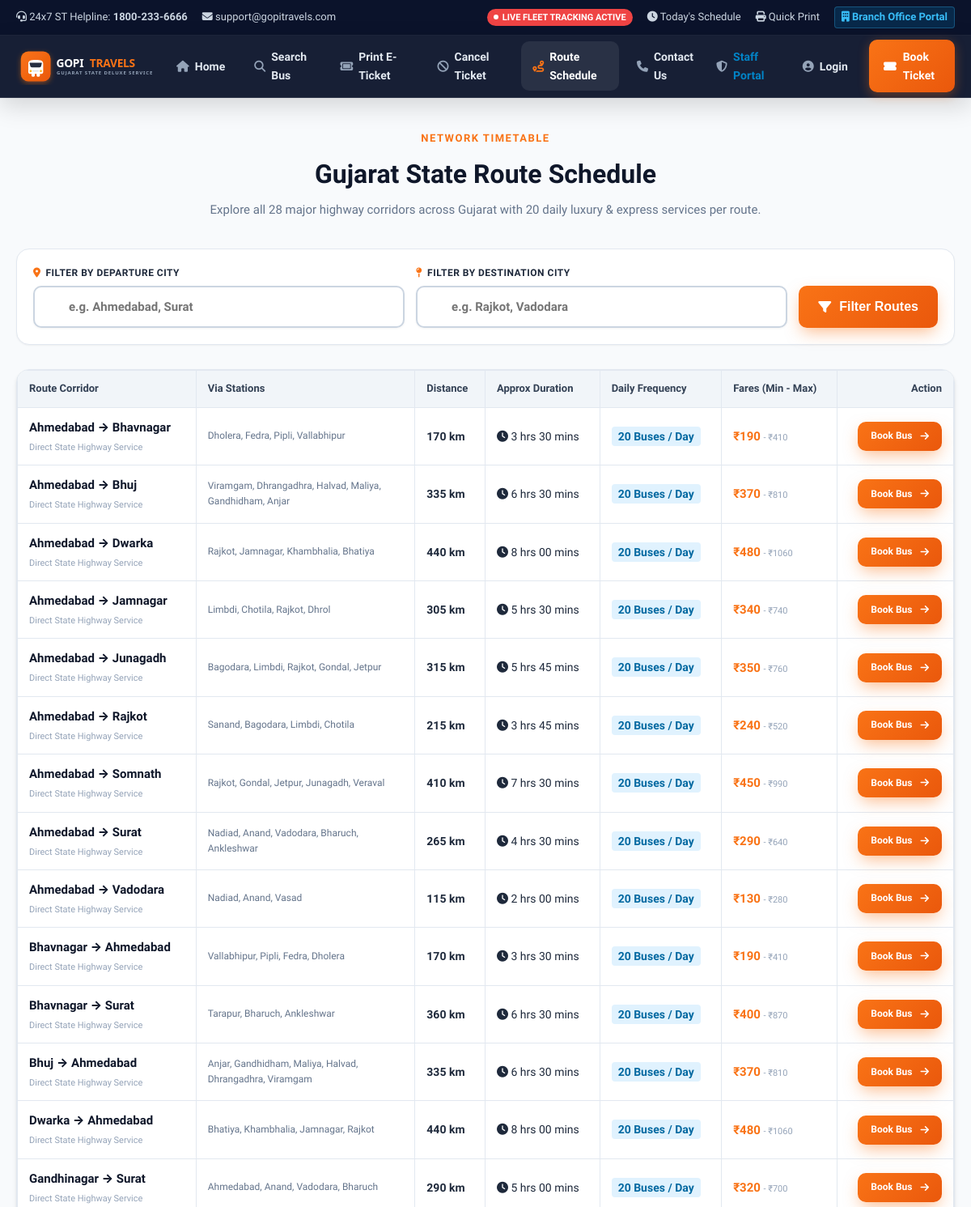
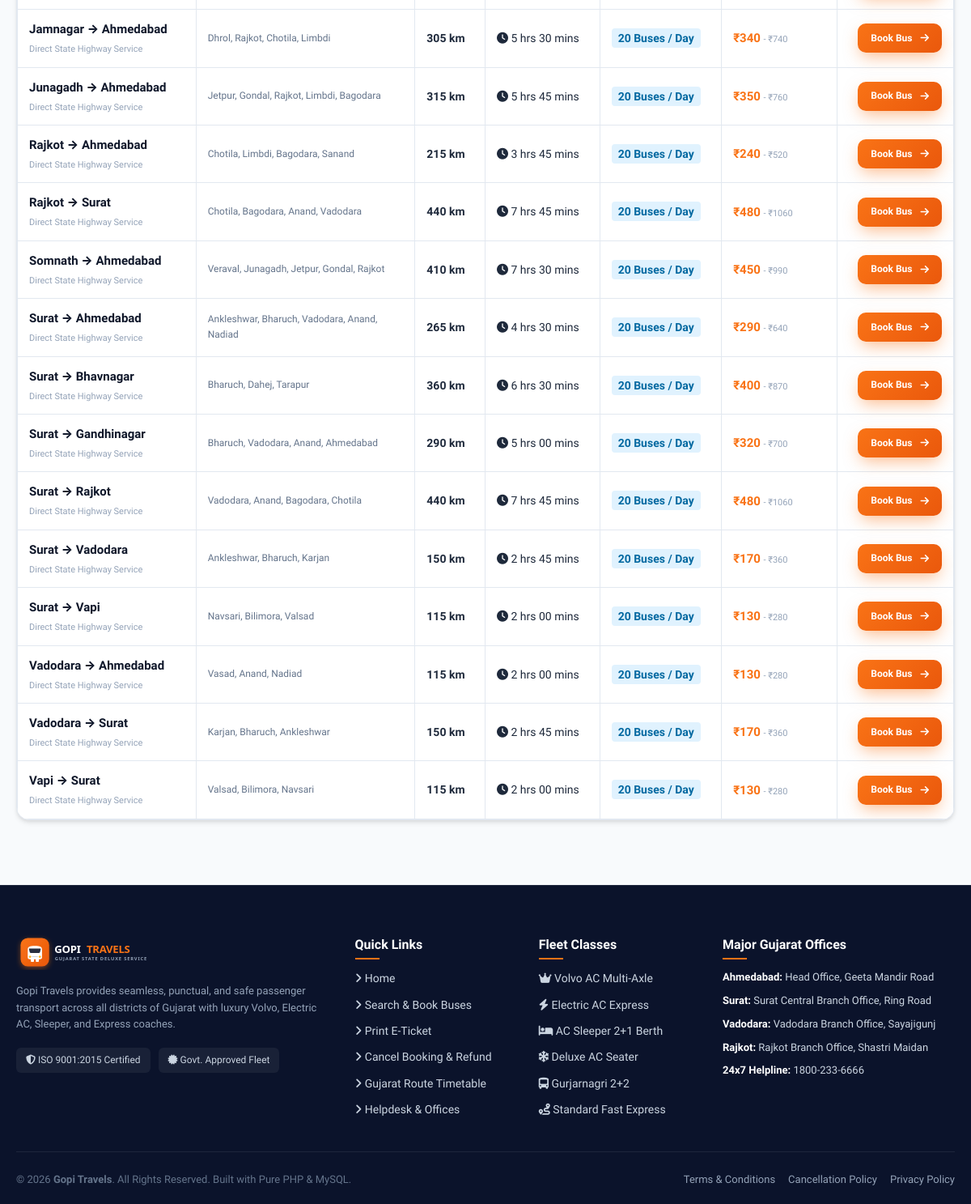
Page /routes.php on the committed database (2 pictures, top to bottom).
### tables this page shows
CREATE TABLE `routes` (
  `id` INT AUTO_INCREMENT PRIMARY KEY,
  `source_city` VARCHAR(100) NOT NULL,
  `destination_city` VARCHAR(100) NOT NULL,
  `distance_km` INT NOT NULL,
  `estimated_time` VARCHAR(50) NOT NULL,
  `via_cities` VARCHAR(255) DEFAULT NULL,
  `created_at` TIMESTAMP DEFAULT CURRENT_TIMESTAMP,
  INDEX (`source_city`),
  INDEX (`destination_city`)
);

### routes.php (the view, shortened to what this page needs)
<?php
require_once __DIR__ . '/includes/header.php';
$pdo = get_db_connection();
$searchSource = isset($_GET['from_city']) ? sanitize($_GET['from_city']) : '';
$searchDest = isset($_GET['to_city']) ? sanitize($_GET['to_city']) : '';
$routes = [];
if ($pdo) {
    $sql = "SELECT r.*, COUNT(b.id) as total_buses, MIN(b.fare) as min_fare, MAX(b.fare) as max_fare
            FROM routes r
            LEFT JOIN buses b ON r.id = b.route_id
            WHERE 1=1";
    $params = [];
    $sql .= " GROUP BY r.id ORDER BY r.source_city ASC, r.destination_city ASC";
    $stmt = $pdo->prepare($sql);
    $stmt->execute($params);
    $routes = $stmt->fetchAll();
}
?>
<div class="container" style="padding: 40px 20px 80px;">
    <div style="text-align: center; max-width: 700px; margin: 0 auto 36px;">
        <span class="section-tag">Network Timetable</span>
        <h1 style="font-size: 32px; font-weight: 800; color: #0f172a;">Gujarat State Route Schedule</h1>
        <p style="color: #64748b; font-size: 15px; margin-top: 6px;">
            Explore all 28 major highway corridors across Gujarat with 20 daily luxury & express services per route.
        </p>
    </div>
    <div style="background: #ffffff; border: 1px solid #e2e8f0; border-radius: 16px; padding: 20px; box-shadow: var(--shadow-sm); margin-bottom: 30px;">
        <form action="routes.php" method="GET" style="display: grid; grid-template-columns: 1fr 1fr auto; gap: 14px; align-items: end;">
            <div class="form-group-custom">
                <label class="form-label-custom"><i class="fas fa-location-dot"></i> Filter by Departure City</label>
                <input type="text" name="from_city" class="form-control-custom" placeholder="e.g. Ahmedabad, Surat" value="<?= htmlspecialchars($searchSource); ?>">
            </div>
            <div class="form-group-custom">
                <label class="form-label-custom"><i class="fas fa-map-pin"></i> Filter by Destination City</label>
                <input type="text" name="to_city" class="form-control-custom" placeholder="e.g. Rajkot, Vadodara" value="<?= htmlspecialchars($searchDest); ?>">
            </div>
            <div>
                <button type="submit" class="btn-search-bus" style="height: 52px; padding: 0 24px;">
                    <i class="fas fa-filter me-2"></i> Filter Routes
                </button>
            </div>
        </form>
    </div>
    <div style="background: #ffffff; border: 1px solid #e2e8f0; border-radius: 16px; box-shadow: var(--shadow-md); overflow: hidden;">
        <div style="overflow-x: auto;">
            <table class="ticket-table" style="margin: 0;">
                <thead>
                    <tr>
                        <th>Route Corridor</th>
                        <th>Via Stations</th>
                        <th>Distance</th>
                        <th>Approx Duration</th>
                        <th>Daily Frequency</th>
                        <th>Fares (Min - Max)</th>
                        <th style="text-align: right;">Action</th>
                    </tr>
                </thead>
                <tbody>
                    <?php if (empty($routes)): ?>
                        <tr>
                            <td colspan="7" style="text-align: center; padding: 40px; color: #64748b;">
                                No routes found matching the selected cities.
                            </td>
                        </tr>
                    <?php else: ?>
                        <?php foreach ($routes as $r): ?>
                            <tr>
                                <td>
                                    <div style="font-size: 15px; font-weight: 800; color: #0f172a;">
                                        <?= htmlspecialchars($r['source_city']); ?> &rarr; <?= htmlspecialchars($r['destination_city']); ?>
                                    </div>
                                    <span style="font-size: 11px; color: #94a3b8;">Direct State Highway Service</span>
                                </td>
                                <td style="max-width: 250px; font-size: 12px; color: #64748b;">
                                    <?= htmlspecialchars($r['via_cities'] ?: 'Direct Non-Stop Express'); ?>
                                </td>
                                <td>
                                    <strong><?= $r['distance_km']; ?> km</strong>
                                </td>
                                <td>
                                    <span><i class="fas fa-clock text-primary me-1"></i> <?= htmlspecialchars($r['estimated_time']); ?></span>
                                </td>
                                <td>
                                    <span class="badge" style="background:#e0f2fe; color:#0369a1; font-weight:700; padding:4px 8px; border-radius:4px;">
                                        <?= $r['total_buses'] ?: 20; ?> Buses / Day
                                    </span>
                                </td>
                                <td>
                                    <strong style="color:var(--primary); font-size:15px;">₹<?= (int)$r['min_fare']; ?></strong>
                                    <span style="font-size:11px; color:#94a3b8;">- ₹<?= (int)$r['max_fare']; ?></span>
                                </td>
                                <td style="text-align: right;">
                                    <a href="search.php?source=<?= urlencode($r['source_city']); ?>&destination=<?= urlencode($r['destination_city']); ?>&journey_date=<?= date('Y-m-d'); ?>" class="btn-search-bus" style="height: 36px; font-size: 12px; padding: 0 16px; display: inline-flex;">
                                        Book Bus <i class="fas fa-arrow-right ms-1"></i>
                                    </a>
                                </td>
                            </tr>
                        <?php endforeach; ?>
                    <?php endif; ?>
                </tbody>
            </table>
        </div>
    </div>
</div>
<?php require_once __DIR__ . '/includes/footer.php'; ?>

### rows in the picture
routes: source_city "Ahmedabad", destination_city "Bhavnagar", via_cities "Dholera, Fedra, Pipli, Vallabhipur", distance_km "170", estimated_time "3 hrs 30 mins", total_buses "20", min_fare "190", max_fare "410"
routes: source_city "Ahmedabad", destination_city "Bhuj", via_cities "Viramgam, Dhrangadhra, Halvad, Maliya, Gandhidham, Anjar", distance_km "335", estimated_time "6 hrs 30 mins", total_buses "20", min_fare "370", max_fare "810"
routes: source_city "Ahmedabad", destination_city "Dwarka", via_cities "Rajkot, Jamnagar, Khambhalia, Bhatiya", distance_km "440", estimated_time "8 hrs 00 mins", total_buses "20", min_fare "480", max_fare "1060"
routes: source_city "Ahmedabad", destination_city "Jamnagar", via_cities "Limbdi, Chotila, Rajkot, Dhrol", distance_km "305", estimated_time "5 hrs 30 mins", total_buses "20", min_fare "340", max_fare "740"
routes: source_city "Ahmedabad", destination_city "Junagadh", via_cities "Bagodara, Limbdi, Rajkot, Gondal, Jetpur", distance_km "315", estimated_time "5 hrs 45 mins", total_buses "20", min_fare "350", max_fare "760"
routes: source_city "Ahmedabad", destination_city "Rajkot", via_cities "Sanand, Bagodara, Limbdi, Chotila", distance_km "215", estimated_time "3 hrs 45 mins", total_buses "20", min_fare "240", max_fare "520"
routes: source_city "Ahmedabad", destination_city "Somnath", via_cities "Rajkot, Gondal, Jetpur, Junagadh, Veraval", distance_km "410", estimated_time "7 hrs 30 mins", total_buses "20", min_fare "450", max_fare "990"
routes: source_city "Ahmedabad", destination_city "Surat", via_cities "Nadiad, Anand, Vadodara, Bharuch, Ankleshwar", distance_km "265", estimated_time "4 hrs 30 mins", total_buses "20", min_fare "290", max_fare "640"
routes: source_city "Ahmedabad", destination_city "Vadodara", via_cities "Nadiad, Anand, Vasad", distance_km "115", estimated_time "2 hrs 00 mins", total_buses "20", min_fare "130", max_fare "280"
routes: source_city "Bhavnagar", destination_city "Ahmedabad", via_cities "Vallabhipur, Pipli, Fedra, Dholera", distance_km "170", estimated_time "3 hrs 30 mins", total_buses "20", min_fare "190", max_fare "410"
routes: source_city "Bhavnagar", destination_city "Surat", via_cities "Tarapur, Bharuch, Ankleshwar", distance_km "360", estimated_time "6 hrs 30 mins", total_buses "20", min_fare "400", max_fare "870"
routes: source_city "Bhuj", destination_city "Ahmedabad", via_cities "Anjar, Gandhidham, Maliya, Halvad, Dhrangadhra, Viramgam", distance_km "335", estimated_time "6 hrs 30 mins", total_buses "20", min_fare "370", max_fare "810"
routes: source_city "Dwarka", destination_city "Ahmedabad", via_cities "Bhatiya, Khambhalia, Jamnagar, Rajkot", distance_km "440", estimated_time "8 hrs 00 mins", total_buses "20", min_fare "480", max_fare "1060"
routes: source_city "Gandhinagar", destination_city "Surat", via_cities "Ahmedabad, Anand, Vadodara, Bharuch", distance_km "290", estimated_time "5 hrs 00 mins", total_buses "20", min_fare "320", max_fare "700"
routes: source_city "Jamnagar", destination_city "Ahmedabad", via_cities "Dhrol, Rajkot, Chotila, Limbdi", distance_km "305", estimated_time "5 hrs 30 mins", total_buses "20", min_fare "340", max_fare "740"
routes: source_city "Junagadh", destination_city "Ahmedabad", via_cities "Jetpur, Gondal, Rajkot, Limbdi, Bagodara", distance_km "315", estimated_time "5 hrs 45 mins", total_buses "20", min_fare "350", max_fare "760"
routes: source_city "Rajkot", destination_city "Ahmedabad", via_cities "Chotila, Limbdi, Bagodara, Sanand", distance_km "215", estimated_time "3 hrs 45 mins", total_buses "20", min_fare "240", max_fare "520"
routes: source_city "Rajkot", destination_city "Surat", via_cities "Chotila, Bagodara, Anand, Vadodara", distance_km "440", estimated_time "7 hrs 45 mins", total_buses "20", min_fare "480", max_fare "1060"
routes: source_city "Somnath", destination_city "Ahmedabad", via_cities "Veraval, Junagadh, Jetpur, Gondal, Rajkot", distance_km "410", estimated_time "7 hrs 30 mins", total_buses "20", min_fare "450", max_fare "990"
routes: source_city "Surat", destination_city "Ahmedabad", via_cities "Ankleshwar, Bharuch, Vadodara, Anand, Nadiad", distance_km "265", estimated_time "4 hrs 30 mins", total_buses "20", min_fare "290", max_fare "640"
routes: source_city "Surat", destination_city "Bhavnagar", via_cities "Bharuch, Dahej, Tarapur", distance_km "360", estimated_time "6 hrs 30 mins", total_buses "20", min_fare "400", max_fare "870"
routes: source_city "Surat", destination_city "Gandhinagar", via_cities "Bharuch, Vadodara, Anand, Ahmedabad", distance_km "290", estimated_time "5 hrs 00 mins", total_buses "20", min_fare "320", max_fare "700"
routes: source_city "Surat", destination_city "Rajkot", via_cities "Vadodara, Anand, Bagodara, Chotila", distance_km "440", estimated_time "7 hrs 45 mins", total_buses "20", min_fare "480", max_fare "1060"
routes: source_city "Surat", destination_city "Vadodara", via_cities "Ankleshwar, Bharuch, Karjan", distance_km "150", estimated_time "2 hrs 45 mins", total_buses "20", min_fare "170", max_fare "360"
routes: source_city "Surat", destination_city "Vapi", via_cities "Navsari, Bilimora, Valsad", distance_km "115", estimated_time "2 hrs 00 mins", total_buses "20", min_fare "130", max_fare "280"
routes: source_city "Vadodara", destination_city "Ahmedabad", via_cities "Vasad, Anand, Nadiad", distance_km "115", estimated_time "2 hrs 00 mins", total_buses "20", min_fare "130", max_fare "280"
routes: source_city "Vadodara", destination_city "Surat", via_cities "Karjan, Bharuch, Ankleshwar", distance_km "150", estimated_time "2 hrs 45 mins", total_buses "20", min_fare "170", max_fare "360"
routes: source_city "Vapi", destination_city "Surat", via_cities "Valsad, Bilimora, Navsari", distance_km "115", estimated_time "2 hrs 00 mins", total_buses "20", min_fare "130", max_fare "280"

### other values in the picture
HELPLINE_NUMBER "1800-233-6666"
SUPPORT_EMAIL "support@gopitravels.com"
